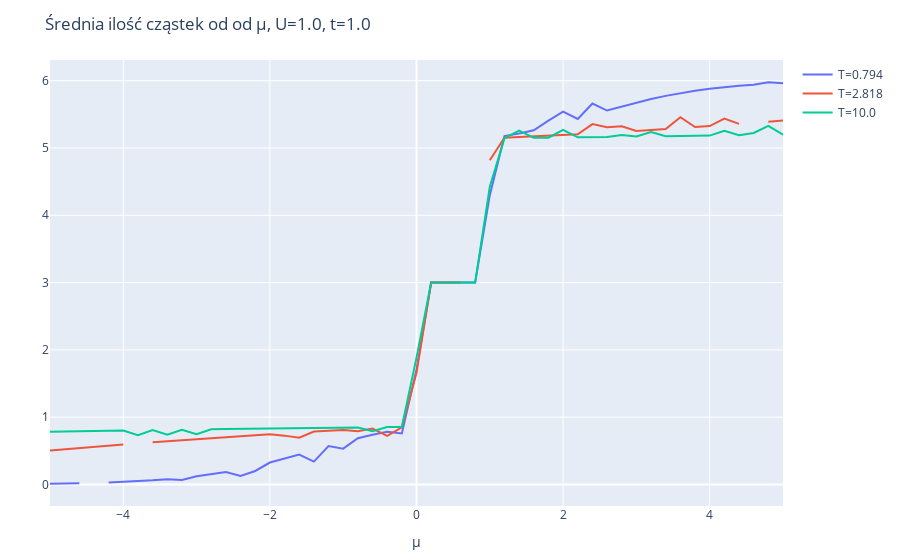

Notebook code cell kept with this figure:
### Markdown cell above
Średnia ilość cząstek:

### Code cell
y_vals = real.(avg_n)

layout = Layout(
    title="Średnia ilość cząstek od od μ, U=$U, t=$t",
    xaxis_title="μ",
    yaxis_title="",
)
p = plot([scatter(x=chem_potentials, y=yval, name="T=$t") for (yval, t) in zip(y_vals, temp_range)], layout)

### Figure 1 — Plotly figure (JSON) as saved in the notebook; plotly's stock layout.template omitted (floating-point values rounded to 4 significant figures)
{"data": [{"name": "T=0.794", "type": "scatter", "x": [-5, -4.8, -4.6, -4.4, -4.2, -4, -3.8, -3.6, -3.4, -3.2, -3, -2.8, -2.6, -2.4, -2.2, -2, -1.8, -1.6, -1.4, -1.2, -1, -0.8, -0.6, -0.4, -0.2, 0, 0.2, 0.4, 0.6, 0.8, 1, 1.2, 1.4, 1.6, 1.8, 2, 2.2, 2.4, 2.6, 2.8, 3, 3.2, 3.4, 3.6, 3.8, 4, 4.2, 4.4, 4.6, 4.8, 5], "y": [0.01093, 0.01171, 0.01796, [null, null, null, null, null, null, null, null, null, null, null, null, null, null, null, null, null, null, null, null, null, null, null, null, null, null, null, null, null, null, null, null, null, null, null, null, null, null, null, null, null, null, null, null, null, null, null, null, null, null, null, null, null, null, null, null, null, null, null, null, null, null, null, null], 0.02937, 0.03747, 0.04769, 0.06053, 0.07654, 0.06636, 0.1206, 0.15, 0.185, 0.1274, 0.2003, 0.3258, 0.3834, 0.4444, 0.3397, 0.5697, 0.5317, 0.6866, 0.7381, 0.7838, 0.7567, 1.706, 3.0, 3.0, 3.0, 3.0, 4.299, 5.177, 5.216, 5.262, 5.406, 5.54, 5.43, 5.66, 5.556, 5.617, 5.674, 5.727, 5.774, 5.815, 5.85, 5.879, 5.904, 5.923, 5.939, 5.976, 5.963]}, {"name": "T=2.818", "type": "scatter", "x": [-5, -4.8, -4.6, -4.4, -4.2, -4, -3.8, -3.6, -3.4, -3.2, -3, -2.8, -2.6, -2.4, -2.2, -2, -1.8, -1.6, -1.4, -1.2, -1, -0.8, -0.6, -0.4, -0.2, 0, 0.2, 0.4, 0.6, 0.8, 1, 1.2, 1.4, 1.6, 1.8, 2, 2.2, 2.4, 2.6, 2.8, 3, 3.2, 3.4, 3.6, 3.8, 4, 4.2, 4.4, 4.6, 4.8, 5], "y": [0.5044, 0.5221, 0.5398, 0.5573, 0.5748, 0.592, [null, null, null, null, null, null, null, null, null, null, null, null, null, null, null, null, null, null, null, null, null, null, null, null, null, null, null, null, null, null, null, null, null, null, null, null, null, null, null, null, null, null, null, null, null, null, null, null, null, null, null, null, null, null, null, null, null, null, null, null, null, null, null, null], 0.6258, 0.6423, 0.6584, 0.6742, 0.6896, 0.7046, 0.7191, 0.7332, 0.7469, 0.7253, 0.6939, 0.785, 0.7967, 0.808, 0.7901, 0.829, 0.7225, 0.8482, 1.661, 3.0, 3.0, 3.0, [null, null, null, null, null, null, null, null, null, null, null, null, null, null, null, null, null, null, null, null, null, null, null, null, null, null, null, null, null, null, null, null, null, null, null, null, null, null, null, null, null, null, null, null, null, null, null, null, null, null, null, null, null, null, null, null, null, null, null, null, null, null, null, null], 4.818, 5.152, 5.161, 5.171, 5.181, 5.192, 5.203, 5.354, 5.306, 5.321, 5.253, 5.267, 5.281, 5.456, 5.31, 5.326, 5.438, 5.358, [null, null, null, null, null, null, null, null, null, null, null, null, null, null, null, null, null, null, null, null, null, null, null, null, null, null, null, null, null, null, null, null, null, null, null, null, null, null, null, null, null, null, null, null, null, null, null, null, null, null, null, null, null, null, null, null, null, null, null, null, null, null, null, null], 5.391, 5.408]}, {"name": "T=10.0", "type": "scatter", "x": [-5, -4.8, -4.6, -4.4, -4.2, -4, -3.8, -3.6, -3.4, -3.2, -3, -2.8, -2.6, -2.4, -2.2, -2, -1.8, -1.6, -1.4, -1.2, -1, -0.8, -0.6, -0.4, -0.2, 0, 0.2, 0.4, 0.6, 0.8, 1, 1.2, 1.4, 1.6, 1.8, 2, 2.2, 2.4, 2.6, 2.8, 3, 3.2, 3.4, 3.6, 3.8, 4, 4.2, 4.4, 4.6, 4.8, 5], "y": [0.7844, 0.7878, 0.7911, 0.7944, 0.7977, 0.8009, 0.7323, 0.8072, 0.7401, 0.8133, 0.7477, 0.8193, 0.8223, 0.8252, 0.828, 0.8309, 0.8337, 0.8364, 0.8391, 0.8418, 0.8445, 0.8471, 0.7902, 0.8522, 0.8547, 1.884, 3.0, 3.0, 3.0, 3.0, 4.425, 5.145, 5.258, 5.15, 5.153, 5.269, 5.158, 5.161, 5.164, 5.193, 5.169, 5.238, 5.175, 5.178, 5.181, 5.184, 5.256, 5.19, 5.223, 5.328, 5.199]}], "layout": {"margin": {"b": 50, "l": 50, "r": 50, "t": 60}, "title": "Średnia ilość cząstek od od μ, U=1.0, t=1.0", "xaxis": {"title": {"text": "μ"}}, "yaxis": {"title": {"text": ""}}}}
